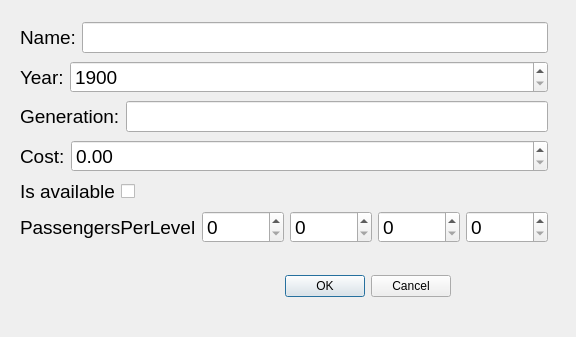
<?xml version="1.0" encoding="UTF-8"?>
<ui version="4.0">
 <class>UserInputDialog</class>
 <widget class="QDialog" name="UserInputDialog">
  <property name="geometry">
   <rect>
    <x>0</x>
    <y>0</y>
    <width>576</width>
    <height>337</height>
   </rect>
  </property>
  <property name="windowTitle">
   <string>Input Dialog</string>
  </property>
  <widget class="QDialogButtonBox" name="buttonBox">
   <property name="geometry">
    <rect>
     <x>110</x>
     <y>270</y>
     <width>341</width>
     <height>32</height>
    </rect>
   </property>
   <property name="orientation">
    <enum>Qt::Horizontal</enum>
   </property>
   <property name="standardButtons">
    <set>QDialogButtonBox::Cancel|QDialogButtonBox::Ok</set>
   </property>
  </widget>
  <widget class="QWidget" name="layoutWidget">
   <property name="geometry">
    <rect>
     <x>20</x>
     <y>20</y>
     <width>528</width>
     <height>225</height>
    </rect>
   </property>
   <property name="font">
    <font>
     <pointsize>14</pointsize>
    </font>
   </property>
   <layout class="QVBoxLayout" name="verticalLayout">
    <item>
     <layout class="QHBoxLayout" name="horizontalLayout">
      <item>
       <widget class="QLabel" name="label">
        <property name="font">
         <font>
          <pointsize>14</pointsize>
         </font>
        </property>
        <property name="text">
         <string>Name:</string>
        </property>
       </widget>
      </item>
      <item>
       <widget class="QLineEdit" name="lineEdit">
        <property name="font">
         <font>
          <pointsize>14</pointsize>
         </font>
        </property>
        <property name="maxLength">
         <number>15</number>
        </property>
       </widget>
      </item>
     </layout>
    </item>
    <item>
     <layout class="QHBoxLayout" name="horizontalLayout_2">
      <item>
       <widget class="QLabel" name="label_2">
        <property name="sizePolicy">
         <sizepolicy hsizetype="Minimum" vsizetype="Preferred">
          <horstretch>0</horstretch>
          <verstretch>0</verstretch>
         </sizepolicy>
        </property>
        <property name="font">
         <font>
          <pointsize>14</pointsize>
         </font>
        </property>
        <property name="text">
         <string>Year:</string>
        </property>
       </widget>
      </item>
      <item>
       <widget class="QSpinBox" name="spinBox">
        <property name="sizePolicy">
         <sizepolicy hsizetype="Expanding" vsizetype="Fixed">
          <horstretch>0</horstretch>
          <verstretch>0</verstretch>
         </sizepolicy>
        </property>
        <property name="font">
         <font>
          <pointsize>14</pointsize>
         </font>
        </property>
        <property name="minimum">
         <number>1900</number>
        </property>
        <property name="maximum">
         <number>9999</number>
        </property>
       </widget>
      </item>
     </layout>
    </item>
    <item>
     <layout class="QHBoxLayout" name="horizontalLayout_3">
      <item>
       <widget class="QLabel" name="label_3">
        <property name="font">
         <font>
          <pointsize>14</pointsize>
         </font>
        </property>
        <property name="text">
         <string>Generation:</string>
        </property>
       </widget>
      </item>
      <item>
       <widget class="QLineEdit" name="lineEdit_2">
        <property name="font">
         <font>
          <pointsize>14</pointsize>
         </font>
        </property>
        <property name="maxLength">
         <number>1</number>
        </property>
       </widget>
      </item>
     </layout>
    </item>
    <item>
     <layout class="QHBoxLayout" name="horizontalLayout_4">
      <item>
       <widget class="QLabel" name="label_4">
        <property name="sizePolicy">
         <sizepolicy hsizetype="Minimum" vsizetype="Preferred">
          <horstretch>0</horstretch>
          <verstretch>0</verstretch>
         </sizepolicy>
        </property>
        <property name="font">
         <font>
          <pointsize>14</pointsize>
         </font>
        </property>
        <property name="text">
         <string>Cost:</string>
        </property>
       </widget>
      </item>
      <item>
       <widget class="QDoubleSpinBox" name="doubleSpinBox">
        <property name="sizePolicy">
         <sizepolicy hsizetype="Expanding" vsizetype="Fixed">
          <horstretch>0</horstretch>
          <verstretch>0</verstretch>
         </sizepolicy>
        </property>
        <property name="font">
         <font>
          <pointsize>14</pointsize>
         </font>
        </property>
       </widget>
      </item>
     </layout>
    </item>
    <item>
     <layout class="QHBoxLayout" name="horizontalLayout_5">
      <item>
       <widget class="QLabel" name="label_5">
        <property name="sizePolicy">
         <sizepolicy hsizetype="Minimum" vsizetype="Preferred">
          <horstretch>0</horstretch>
          <verstretch>0</verstretch>
         </sizepolicy>
        </property>
        <property name="font">
         <font>
          <pointsize>14</pointsize>
         </font>
        </property>
        <property name="text">
         <string>Is available</string>
        </property>
       </widget>
      </item>
      <item>
       <widget class="QCheckBox" name="checkBox">
        <property name="sizePolicy">
         <sizepolicy hsizetype="Expanding" vsizetype="Fixed">
          <horstretch>0</horstretch>
          <verstretch>0</verstretch>
         </sizepolicy>
        </property>
        <property name="font">
         <font>
          <pointsize>14</pointsize>
         </font>
        </property>
        <property name="text">
         <string/>
        </property>
       </widget>
      </item>
     </layout>
    </item>
    <item>
     <layout class="QHBoxLayout" name="horizontalLayout_6">
      <item>
       <widget class="QLabel" name="label_6">
        <property name="font">
         <font>
          <pointsize>14</pointsize>
         </font>
        </property>
        <property name="text">
         <string>PassengersPerLevel</string>
        </property>
       </widget>
      </item>
      <item>
       <widget class="QSpinBox" name="spinBox_2">
        <property name="font">
         <font>
          <pointsize>14</pointsize>
         </font>
        </property>
        <property name="minimum">
         <number>0</number>
        </property>
        <property name="maximum">
         <number>9999</number>
        </property>
        <property name="value">
         <number>0</number>
        </property>
       </widget>
      </item>
      <item>
       <widget class="QSpinBox" name="spinBox_3">
        <property name="font">
         <font>
          <pointsize>14</pointsize>
         </font>
        </property>
        <property name="minimum">
         <number>0</number>
        </property>
        <property name="maximum">
         <number>9999</number>
        </property>
        <property name="value">
         <number>0</number>
        </property>
       </widget>
      </item>
      <item>
       <widget class="QSpinBox" name="spinBox_4">
        <property name="font">
         <font>
          <pointsize>14</pointsize>
         </font>
        </property>
        <property name="minimum">
         <number>0</number>
        </property>
        <property name="maximum">
         <number>9999</number>
        </property>
        <property name="value">
         <number>0</number>
        </property>
       </widget>
      </item>
      <item>
       <widget class="QSpinBox" name="spinBox_5">
        <property name="font">
         <font>
          <pointsize>14</pointsize>
         </font>
        </property>
        <property name="minimum">
         <number>0</number>
        </property>
        <property name="maximum">
         <number>9999</number>
        </property>
        <property name="value">
         <number>0</number>
        </property>
       </widget>
      </item>
     </layout>
    </item>
   </layout>
  </widget>
 </widget>
 <resources/>
 <connections>
  <connection>
   <sender>buttonBox</sender>
   <signal>accepted()</signal>
   <receiver>UserInputDialog</receiver>
   <slot>accept()</slot>
   <hints>
    <hint type="sourcelabel">
     <x>248</x>
     <y>254</y>
    </hint>
    <hint type="destinationlabel">
     <x>157</x>
     <y>274</y>
    </hint>
   </hints>
  </connection>
  <connection>
   <sender>buttonBox</sender>
   <signal>rejected()</signal>
   <receiver>UserInputDialog</receiver>
   <slot>reject()</slot>
   <hints>
    <hint type="sourcelabel">
     <x>316</x>
     <y>260</y>
    </hint>
    <hint type="destinationlabel">
     <x>286</x>
     <y>274</y>
    </hint>
   </hints>
  </connection>
 </connections>
</ui>
